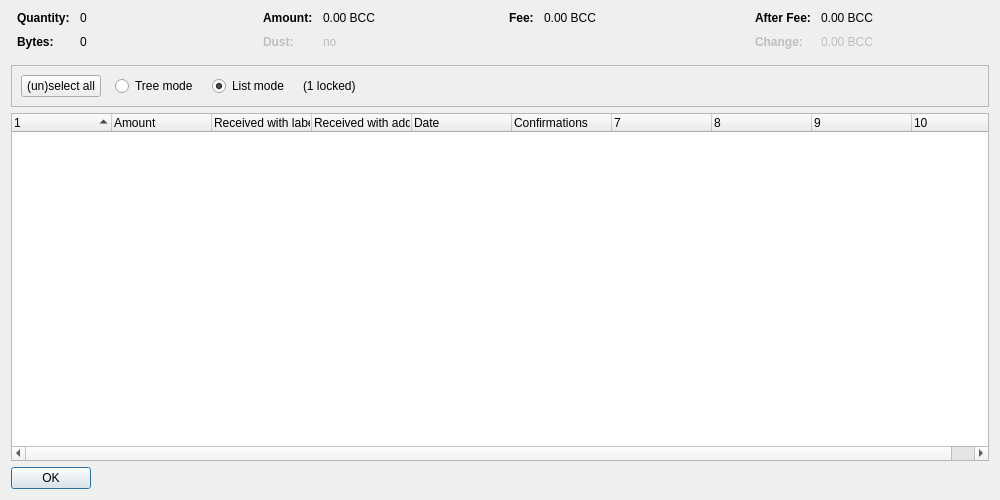
<?xml version="1.0" encoding="UTF-8"?>
<ui version="4.0">
 <class>CoinControlDialog</class>
 <widget class="QDialog" name="CoinControlDialog">
  <property name="geometry">
   <rect>
    <x>0</x>
    <y>0</y>
    <width>1000</width>
    <height>500</height>
   </rect>
  </property>
  <property name="windowTitle">
   <string>Coin Selection</string>
  </property>
  <layout class="QVBoxLayout" name="verticalLayout">
   <item>
    <layout class="QHBoxLayout" name="horizontalLayoutTop" stretch="0,0,0,0">
     <property name="topMargin">
      <number>0</number>
     </property>
     <property name="bottomMargin">
      <number>10</number>
     </property>
     <item>
      <layout class="QFormLayout" name="formLayoutCoinControl1">
       <property name="horizontalSpacing">
        <number>10</number>
       </property>
       <property name="verticalSpacing">
        <number>10</number>
       </property>
       <property name="leftMargin">
        <number>6</number>
       </property>
       <property name="rightMargin">
        <number>6</number>
       </property>
       <item row="0" column="0">
        <widget class="QLabel" name="labelCoinControlQuantityText">
         <property name="font">
          <font>
           <weight>75</weight>
           <bold>true</bold>
          </font>
         </property>
         <property name="text">
          <string>Quantity:</string>
         </property>
        </widget>
       </item>
       <item row="0" column="1">
        <widget class="QLabel" name="labelCoinControlQuantity">
         <property name="cursor">
          <cursorShape>IBeamCursor</cursorShape>
         </property>
         <property name="contextMenuPolicy">
          <enum>Qt::ActionsContextMenu</enum>
         </property>
         <property name="text">
          <string notr="true">0</string>
         </property>
         <property name="textInteractionFlags">
          <set>Qt::LinksAccessibleByMouse|Qt::TextSelectableByKeyboard|Qt::TextSelectableByMouse</set>
         </property>
        </widget>
       </item>
       <item row="1" column="0">
        <widget class="QLabel" name="labelCoinControlBytesText">
         <property name="font">
          <font>
           <weight>75</weight>
           <bold>true</bold>
          </font>
         </property>
         <property name="text">
          <string>Bytes:</string>
         </property>
        </widget>
       </item>
       <item row="1" column="1">
        <widget class="QLabel" name="labelCoinControlBytes">
         <property name="cursor">
          <cursorShape>IBeamCursor</cursorShape>
         </property>
         <property name="contextMenuPolicy">
          <enum>Qt::ActionsContextMenu</enum>
         </property>
         <property name="text">
          <string notr="true">0</string>
         </property>
         <property name="textInteractionFlags">
          <set>Qt::LinksAccessibleByMouse|Qt::TextSelectableByKeyboard|Qt::TextSelectableByMouse</set>
         </property>
        </widget>
       </item>
      </layout>
     </item>
     <item>
      <layout class="QFormLayout" name="formLayoutCoinControl2">
       <property name="horizontalSpacing">
        <number>10</number>
       </property>
       <property name="verticalSpacing">
        <number>10</number>
       </property>
       <property name="leftMargin">
        <number>6</number>
       </property>
       <property name="rightMargin">
        <number>6</number>
       </property>
       <item row="0" column="0">
        <widget class="QLabel" name="labelCoinControlAmountText">
         <property name="font">
          <font>
           <weight>75</weight>
           <bold>true</bold>
          </font>
         </property>
         <property name="text">
          <string>Amount:</string>
         </property>
        </widget>
       </item>
       <item row="0" column="1">
        <widget class="QLabel" name="labelCoinControlAmount">
         <property name="cursor">
          <cursorShape>IBeamCursor</cursorShape>
         </property>
         <property name="contextMenuPolicy">
          <enum>Qt::ActionsContextMenu</enum>
         </property>
         <property name="text">
          <string notr="true">0.00 BCC</string>
         </property>
         <property name="textInteractionFlags">
          <set>Qt::LinksAccessibleByMouse|Qt::TextSelectableByKeyboard|Qt::TextSelectableByMouse</set>
         </property>
        </widget>
       </item>
       <item row="1" column="0">
        <widget class="QLabel" name="labelCoinControlLowOutputText">
         <property name="enabled">
          <bool>false</bool>
         </property>
         <property name="font">
          <font>
           <weight>75</weight>
           <bold>true</bold>
          </font>
         </property>
         <property name="text">
          <string>Dust:</string>
         </property>
        </widget>
       </item>
       <item row="1" column="1">
        <widget class="QLabel" name="labelCoinControlLowOutput">
         <property name="enabled">
          <bool>false</bool>
         </property>
         <property name="cursor">
          <cursorShape>IBeamCursor</cursorShape>
         </property>
         <property name="contextMenuPolicy">
          <enum>Qt::ActionsContextMenu</enum>
         </property>
         <property name="text">
          <string notr="true">no</string>
         </property>
         <property name="textInteractionFlags">
          <set>Qt::LinksAccessibleByMouse|Qt::TextSelectableByKeyboard|Qt::TextSelectableByMouse</set>
         </property>
        </widget>
       </item>
      </layout>
     </item>
     <item>
      <layout class="QFormLayout" name="formLayoutCoinControl3">
       <property name="horizontalSpacing">
        <number>10</number>
       </property>
       <property name="verticalSpacing">
        <number>10</number>
       </property>
       <property name="leftMargin">
        <number>6</number>
       </property>
       <property name="rightMargin">
        <number>6</number>
       </property>
       <item row="0" column="0">
        <widget class="QLabel" name="labelCoinControlFeeText">
         <property name="font">
          <font>
           <weight>75</weight>
           <bold>true</bold>
          </font>
         </property>
         <property name="text">
          <string>Fee:</string>
         </property>
        </widget>
       </item>
       <item row="0" column="1">
        <widget class="QLabel" name="labelCoinControlFee">
         <property name="cursor">
          <cursorShape>IBeamCursor</cursorShape>
         </property>
         <property name="contextMenuPolicy">
          <enum>Qt::ActionsContextMenu</enum>
         </property>
         <property name="text">
          <string notr="true">0.00 BCC</string>
         </property>
         <property name="textInteractionFlags">
          <set>Qt::LinksAccessibleByMouse|Qt::TextSelectableByKeyboard|Qt::TextSelectableByMouse</set>
         </property>
        </widget>
       </item>
      </layout>
     </item>
     <item>
      <layout class="QFormLayout" name="formLayoutCoinControl4">
       <property name="horizontalSpacing">
        <number>10</number>
       </property>
       <property name="verticalSpacing">
        <number>10</number>
       </property>
       <property name="leftMargin">
        <number>6</number>
       </property>
       <property name="rightMargin">
        <number>6</number>
       </property>
       <item row="0" column="0">
        <widget class="QLabel" name="labelCoinControlAfterFeeText">
         <property name="font">
          <font>
           <weight>75</weight>
           <bold>true</bold>
          </font>
         </property>
         <property name="text">
          <string>After Fee:</string>
         </property>
        </widget>
       </item>
       <item row="0" column="1">
        <widget class="QLabel" name="labelCoinControlAfterFee">
         <property name="cursor">
          <cursorShape>IBeamCursor</cursorShape>
         </property>
         <property name="contextMenuPolicy">
          <enum>Qt::ActionsContextMenu</enum>
         </property>
         <property name="text">
          <string notr="true">0.00 BCC</string>
         </property>
         <property name="textInteractionFlags">
          <set>Qt::LinksAccessibleByMouse|Qt::TextSelectableByKeyboard|Qt::TextSelectableByMouse</set>
         </property>
        </widget>
       </item>
       <item row="1" column="0">
        <widget class="QLabel" name="labelCoinControlChangeText">
         <property name="enabled">
          <bool>false</bool>
         </property>
         <property name="font">
          <font>
           <weight>75</weight>
           <bold>true</bold>
          </font>
         </property>
         <property name="text">
          <string>Change:</string>
         </property>
        </widget>
       </item>
       <item row="1" column="1">
        <widget class="QLabel" name="labelCoinControlChange">
         <property name="enabled">
          <bool>false</bool>
         </property>
         <property name="cursor">
          <cursorShape>IBeamCursor</cursorShape>
         </property>
         <property name="contextMenuPolicy">
          <enum>Qt::ActionsContextMenu</enum>
         </property>
         <property name="text">
          <string notr="true">0.00 BCC</string>
         </property>
         <property name="textInteractionFlags">
          <set>Qt::LinksAccessibleByMouse|Qt::TextSelectableByKeyboard|Qt::TextSelectableByMouse</set>
         </property>
        </widget>
       </item>
      </layout>
     </item>
    </layout>
   </item>
   <item>
    <widget class="QFrame" name="frame">
     <property name="minimumSize">
      <size>
       <width>0</width>
       <height>40</height>
      </size>
     </property>
     <property name="frameShape">
      <enum>QFrame::StyledPanel</enum>
     </property>
     <property name="frameShadow">
      <enum>QFrame::Sunken</enum>
     </property>
     <layout class="QHBoxLayout" name="horizontalLayout">
      <item>
       <layout class="QHBoxLayout" name="horizontalLayoutPanel" stretch="0,0,0,0,0">
        <property name="spacing">
         <number>14</number>
        </property>
        <item>
         <widget class="QPushButton" name="pushButtonSelectAll">
          <property name="sizePolicy">
           <sizepolicy hsizetype="Maximum" vsizetype="Fixed">
            <horstretch>0</horstretch>
            <verstretch>0</verstretch>
           </sizepolicy>
          </property>
          <property name="text">
           <string>(un)select all</string>
          </property>
          <property name="autoDefault">
           <bool>false</bool>
          </property>
         </widget>
        </item>
        <item>
         <widget class="QRadioButton" name="radioTreeMode">
          <property name="sizePolicy">
           <sizepolicy hsizetype="Maximum" vsizetype="Fixed">
            <horstretch>0</horstretch>
            <verstretch>0</verstretch>
           </sizepolicy>
          </property>
          <property name="text">
           <string>Tree mode</string>
          </property>
         </widget>
        </item>
        <item>
         <widget class="QRadioButton" name="radioListMode">
          <property name="sizePolicy">
           <sizepolicy hsizetype="Maximum" vsizetype="Fixed">
            <horstretch>0</horstretch>
            <verstretch>0</verstretch>
           </sizepolicy>
          </property>
          <property name="text">
           <string>List mode</string>
          </property>
          <property name="checked">
           <bool>true</bool>
          </property>
         </widget>
        </item>
        <item>
         <widget class="QLabel" name="labelLocked">
          <property name="text">
           <string notr="true">(1 locked)</string>
          </property>
         </widget>
        </item>
        <item>
         <spacer name="horizontalSpacer">
          <property name="orientation">
           <enum>Qt::Horizontal</enum>
          </property>
          <property name="sizeHint" stdset="0">
           <size>
            <width>40</width>
            <height>20</height>
           </size>
          </property>
         </spacer>
        </item>
       </layout>
      </item>
     </layout>
    </widget>
   </item>
   <item>
    <widget class="CoinControlTreeWidget" name="treeWidget">
     <property name="contextMenuPolicy">
      <enum>Qt::CustomContextMenu</enum>
     </property>
     <property name="sortingEnabled">
      <bool>false</bool>
     </property>
     <property name="columnCount">
      <number>10</number>
     </property>
     <attribute name="headerShowSortIndicator" stdset="0">
      <bool>true</bool>
     </attribute>
     <attribute name="headerStretchLastSection">
      <bool>false</bool>
     </attribute>
     <column>
      <property name="text">
       <string/>
      </property>
     </column>
     <column>
      <property name="text">
       <string>Amount</string>
      </property>
     </column>
     <column>
      <property name="text">
       <string>Received with label</string>
      </property>
     </column>
     <column>
      <property name="text">
       <string>Received with address</string>
      </property>
     </column>
     <column>
      <property name="text">
       <string>Date</string>
      </property>
     </column>
     <column>
      <property name="text">
       <string>Confirmations</string>
      </property>
      <property name="toolTip">
       <string>Confirmed</string>
      </property>
     </column>
     <column>
      <property name="text">
       <string/>
      </property>
     </column>
     <column>
      <property name="text">
       <string/>
      </property>
     </column>
     <column>
      <property name="text">
       <string/>
      </property>
     </column>
     <column>
      <property name="text">
       <string/>
      </property>
     </column>
    </widget>
   </item>
   <item>
    <widget class="QDialogButtonBox" name="buttonBox">
     <property name="sizePolicy">
      <sizepolicy hsizetype="Maximum" vsizetype="Fixed">
       <horstretch>0</horstretch>
       <verstretch>0</verstretch>
      </sizepolicy>
     </property>
     <property name="orientation">
      <enum>Qt::Horizontal</enum>
     </property>
     <property name="standardButtons">
      <set>QDialogButtonBox::Ok</set>
     </property>
    </widget>
   </item>
  </layout>
 </widget>
 <customwidgets>
  <customwidget>
   <class>CoinControlTreeWidget</class>
   <extends>QTreeWidget</extends>
   <header>qt/coincontroltreewidget.h</header>
  </customwidget>
 </customwidgets>
 <resources/>
 <connections/>
</ui>
